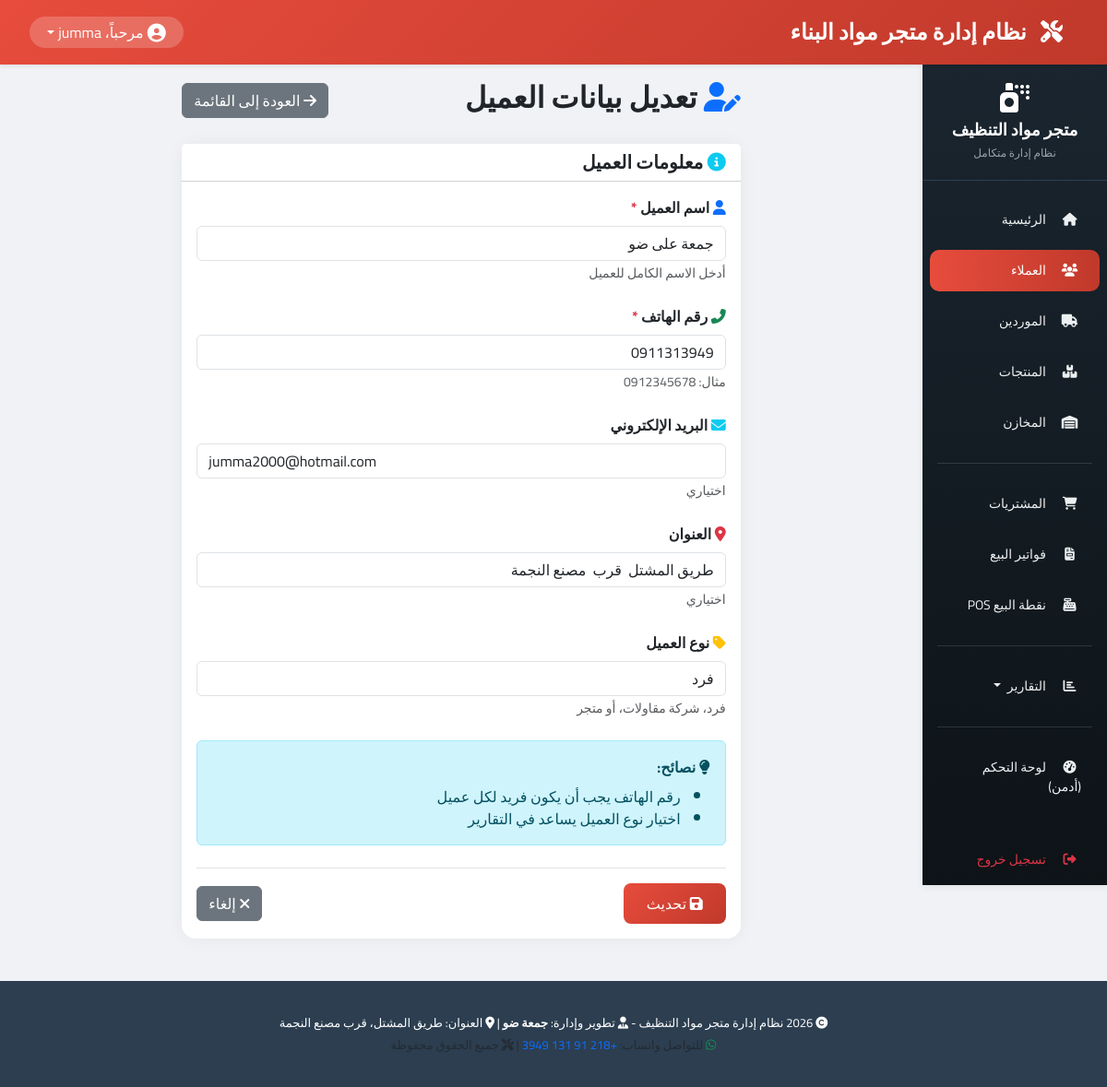
The page /customers/1/edit/ (signed in) on the database its author committed.
### customers/models.py (models this page shows, shortened)
class Customer(models.Model):
    name = models.CharField(max_length=200, verbose_name="اسم العميل")
    phone = models.CharField(max_length=20, unique=True, verbose_name="رقم الهاتف")
    email = models.EmailField(blank=True, null=True, verbose_name="البريد الإلكتروني")
    address = models.CharField(max_length=300, blank=True, null=True, verbose_name="العنوان")
    CUSTOMER_TYPES = [
        ('individual', 'فرد'),
        ('company', 'شركة مقاولات'),
        ('store', 'متجر'),
    ]
    customer_type = models.CharField(max_length=20, choices=CUSTOMER_TYPES, default='individual', verbose_name="نوع العميل")
    total_purchases = models.DecimalField(
        max_digits=10, decimal_places=2, default=0,
        verbose_name="إجمالي المشتريات"
    )
    total_invoices = models.IntegerField(default=0, verbose_name="عدد الفواتير")
    created_at = models.DateTimeField(auto_now_add=True, verbose_name="تاريخ التسجيل")
    updated_at = models.DateTimeField(auto_now=True, verbose_name="آخر تحديث")
    class Meta:
        verbose_name = "عميل"
        verbose_name_plural = "العملاء"
        ordering = ['name']

### customers/views.py (the view, shortened to what this page needs)
# urls.py: path('<int:pk>/edit/', views.CustomerUpdateView.as_view(), name='customer_edit'),
class CustomerUpdateView(LoginRequiredMixin, SuccessMessageMixin, UpdateView):
    model = Customer
    fields = ['name', 'phone', 'email', 'address', 'customer_type']
    template_name = 'customers/customer_form.html'
    success_url = reverse_lazy('customers:customer_list')
    success_message = "تم تعديل بيانات العميل <b>%(name)s</b> بنجاح"
    def get_context_data(self, **kwargs):
        context = super().get_context_data(**kwargs)
        context['title'] = 'تعديل بيانات العميل'
        context['button_text'] = 'تحديث'
        return context

### customers/templates/customers/customer_form.html (shortened to what this page needs)
{% extends 'base.html' %}
{% load static %}
{% load crispy_forms_tags %}
{% block content %}
<div class="container-fluid">
    <div class="row">
        <div class="col-md-8 mx-auto">
            <div class="d-flex justify-content-between align-items-center mb-4">
                <h2>
                    <i class="fas {% if 'add' in request.path %}fa-user-plus{% else %}fa-user-edit{% endif %} text-primary"></i>
                    {{ title }}
                </h2>
                <a href="{% url 'customers:customer_list' %}" class="btn btn-secondary">
                    <i class="fas fa-arrow-right"></i>
                    العودة إلى القائمة
                </a>
            </div>
            <div class="card card-custom">
                <div class="card-header bg-white">
                    <h5 class="mb-0">
                        <i class="fas fa-info-circle text-info"></i>
                        معلومات العميل
                    </h5>
                </div>
                <div class="card-body">
                    <form method="POST" novalidate>
                        <div class="mb-4">
                            <label for="{{ form.name.id_for_label }}" class="form-label fw-bold">
                                <i class="fas fa-user text-primary"></i>
                                {{ form.name.label }}
                                <span class="text-danger">*</span>
                            </label>
                            {{ form.name }}
                            <small class="text-muted">أدخل الاسم الكامل للعميل</small>
                        </div>
                        <div class="mb-4">
                            <label for="{{ form.phone.id_for_label }}" class="form-label fw-bold">
                                <i class="fas fa-phone-alt text-success"></i>
                                {{ form.phone.label }}
                                <span class="text-danger">*</span>
                            </label>
                            {{ form.phone }}
                            <small class="text-muted">مثال: 0912345678</small>
                        </div>
                        <div class="mb-4">
                            <label for="{{ form.email.id_for_label }}" class="form-label fw-bold">
                                <i class="fas fa-envelope text-info"></i>
                                {{ form.email.label }}
                            </label>
                            {{ form.email }}
                            <small class="text-muted">اختياري</small>
                        </div>
                        <div class="mb-4">
                            <label for="{{ form.address.id_for_label }}" class="form-label fw-bold">
                                <i class="fas fa-map-marker-alt text-danger"></i>
                                {{ form.address.label }}
                            </label>
                            {{ form.address }}
                            <small class="text-muted">اختياري</small>
                        </div>
                        <div class="mb-4">
                            <label for="{{ form.customer_type.id_for_label }}" class="form-label fw-bold">
                                <i class="fas fa-tag text-warning"></i>
                                {{ form.customer_type.label }}
                            </label>
                            {{ form.customer_type }}
                            <small class="text-muted">فرد، شركة مقاولات، أو متجر</small>
                        </div>
                        <div class="alert alert-info mt-3">
                            <i class="fas fa-lightbulb"></i>
                            <strong>نصائح:</strong>
                            <ul class="mb-0 mt-2">
                                <li>رقم الهاتف يجب أن يكون فريد لكل عميل</li>
                                <li>اختيار نوع العميل يساعد في التقارير</li>
                            </ul>
                        </div>
                        <div class="d-flex justify-content-between align-items-center mt-4 pt-3 border-top">
                            <button type="submit" class="btn btn-primary-custom">
                                <i class="fas fa-save"></i>
                                {{ button_text }}
                            </button>
                            <a href="{% url 'customers:customer_list' %}" class="btn btn-secondary">
                                <i class="fas fa-times"></i>
                                إلغاء
                            </a>
                        </div>
                    </form>
                </div>
            </div>
        </div>
    </div>
</div>
{% endblock %}

### templates/includes/navbar.html (shortened to what this page needs)
{% load static %}
<nav class="navbar navbar-expand-lg navbar-top shadow-sm">
    <div class="container-fluid">
        <a class="navbar-brand fw-bold" href="{% url 'home' %}">
            <i class="fas fa-tools"></i> نظام إدارة متجر مواد البناء
        </a>
        <div class="d-flex align-items-center">
            <div class="dropdown">
                <a href="#" class="dropdown-toggle text-decoration-none user-dropdown d-flex align-items-center" data-bs-toggle="dropdown" aria-expanded="false">
                    <i class="fas fa-user-circle fa-lg me-1"></i>
                    <span class="d-none d-md-inline">مرحباً، {{ request.user.first_name|default:request.user.username }}</span>
                </a>
            </div>
        </div>
    </div>
</nav>

### static/css/style.css (style rules this page uses)
* { margin: 0; padding: 0; box-sizing: border-box; }
body { background-color: #f0f2f5; font-family: 'Cairo', 'Tahoma', 'Segoe UI', system-ui; }
.navbar-top { background: linear-gradient(135deg, #e74c3c 0%, #c0392b 100%); box-shadow: 0 2px 10px rgba(0,0,0,0.1); padding: 12px 20px; }
.navbar-top .navbar-brand { color: white; font-weight: bold; font-size: 1.5rem; }
.navbar-top .navbar-brand i { margin-left: 10px; }
.user-dropdown { background: rgba(255,255,255,0.2); border-radius: 30px; padding: 5px 15px; color: white; }
.card-custom { background: white; border-radius: 15px; border: none; box-shadow: 0 0 20px rgba(0,0,0,0.05); transition: transform 0.3s ease, box-shadow 0.3s ease; }
.btn-primary-custom { background: linear-gradient(135deg, #e74c3c 0%, #c0392b 100%); border: none; color: white; padding: 10px 25px; border-radius: 8px; transition: all 0.3s ease; }

### templates/base.html (style rules this page uses)
body, h1, h2, h3, h4, h5, h6, .btn, .nav-link, .form-control, .table, td, th { font-family: 'Cairo', sans-serif !important; }
body { font-weight: 400; }
h1, h2, h3, h4, h5, h6 { font-weight: 700 !important; }

### rows shown on the page
Customer: name "جمعة على ضو", phone "0911313949", email "jumma2000@hotmail.com", address "طريق المشتل قرب مصنع النجمة", customer_type "فرد"

### other values the page prints
{{ request.user.first_name|default:request.user.username }} "jumma"
{{ title }} "تعديل بيانات العميل"
{{ button_text }} "تحديث"
